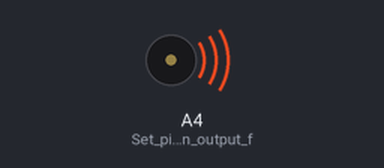
Recording of a sketch running on a simulated Arduino Uno, built with avr-gcc and run on an emulated ATmega328P. Parts: buzzer (waves = sounding).

Above: at 0.3 s.
Timing chart, 0 to 5.2 s (numbered marks = the images above):
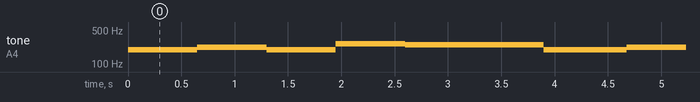

Measured:
- by itself, tone on A4 (Set_pin_A4_as_an_output_f): repeats every 4.0 s: 220 Hz 0.65 s, 196 Hz 0.65 s, 262 Hz 0.65 s, 247 Hz 1.3 s, 196 Hz 0.78 s

The sketch:

CG_Bot_Buzzer_Play_Melody.ino
```cpp
int noteDuration;      // Initialize variable to hold the duration of each note

void setup()
{
  pinMode(A4, OUTPUT);  // Set pin A4 as an output for the buzzer connection
}

void loop()
{
  noteDuration = 1000 / 8;       // Set note duration to an eighth note (1000ms divided by 8)

  tone(A4, 196);                 // Play a note at 196 Hz frequency on the buzzer
  delay(noteDuration);           // Wait for the note to complete its duration
  delay(noteDuration * 1.6);     // Additional pause after the note, for rhythm

  noteDuration = 1000 / 8;       // Set note duration again to an eighth note

  tone(A4, 196);                 // Play the same note at 196 Hz again
  delay(noteDuration);           // Wait for the note duration
  delay(noteDuration * 1.6);     // Additional pause for rhythm

  noteDuration = 1000 / 4;       // Set note duration to a quarter note (1000ms divided by 4)

  tone(A4, 220);                 // Play a note at 220 Hz
  delay(noteDuration);           // Wait for the note duration
  delay(noteDuration * 1.6);     // Additional pause for rhythm

  noteDuration = 1000 / 4;       // Set note duration to a quarter note

  tone(A4, 196);                 // Play a note at 196 Hz
  delay(noteDuration);           // Wait for the note duration
  delay(noteDuration * 1.6);     // Additional pause for rhythm

  noteDuration = 1000 / 4;       // Set note duration to a quarter note

  tone(A4, 262);                 // Play a note at 262 Hz
  delay(noteDuration);           // Wait for the note duration
  delay(noteDuration * 1.6);     // Additional pause for rhythm

  noteDuration = 1000 / 2;       // Set note duration to a half note (1000ms divided by 2)

  tone(A4, 247);                 // Play a note at 247 Hz
  delay(noteDuration);           // Wait for the note duration
  delay(noteDuration * 1.6);     // Additional pause for rhythm

  noteDuration = 1000 / 8;       // Set note duration back to an eighth note

  tone(A4, 196);                 // Play the final note at 196 Hz
  delay(noteDuration);           // Wait for the note duration

  // Loop will repeat, playing the sequence again
}
```
